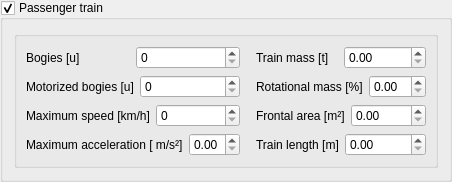
           <widget class="QGroupBox" name="groupBox_2">
            <property name="enabled">
             <bool>true</bool>
            </property>
            <property name="font">
             <font>
              <pointsize>9</pointsize>
             </font>
            </property>
            <property name="title">
             <string>Passenger train</string>
            </property>
            <property name="checkable">
             <bool>true</bool>
            </property>
            <property name="checked">
             <bool>true</bool>
            </property>
            <layout class="QHBoxLayout" name="horizontalLayout_20">
             <item>
              <widget class="QGroupBox" name="groupBox_5">
               <property name="sizePolicy">
                <sizepolicy hsizetype="Minimum" vsizetype="Preferred">
                 <horstretch>0</horstretch>
                 <verstretch>0</verstretch>
                </sizepolicy>
               </property>
               <property name="title">
                <string/>
               </property>
               <layout class="QGridLayout" name="gridLayout">
                <item row="3" column="2">
                 <layout class="QHBoxLayout" name="horizontalLayout_32">
                  <item>
                   <widget class="QLabel" name="label_25">
                    <property name="text">
                     <string>Train length [m]</string>
                    </property>
                   </widget>
                  </item>
                  <item>
                   <widget class="QDoubleSpinBox" name="TRAIN_LENGTH">
                    <property name="wrapping">
                     <bool>false</bool>
                    </property>
                    <property name="specialValueText">
                     <string/>
                    </property>
                    <property name="prefix">
                     <string/>
                    </property>
                    <property name="suffix">
                     <string/>
                    </property>
                   </widget>
                  </item>
                 </layout>
                </item>
                <item row="0" column="2">
                 <layout class="QHBoxLayout" name="horizontalLayout_11">
                  <item>
                   <widget class="QLabel" name="label_9">
                    <property name="text">
                     <string>Train mass [t]</string>
                    </property>
                   </widget>
                  </item>
                  <item>
                   <widget class="QDoubleSpinBox" name="TRAIN_MASS">
                    <property name="wrapping">
                     <bool>false</bool>
                    </property>
                    <property name="specialValueText">
                     <string/>
                    </property>
                    <property name="prefix">
                     <string/>
                    </property>
                    <property name="suffix">
                     <string/>
                    </property>
                    <property name="maximum">
                     <double>999.000000000000000</double>
                    </property>
                   </widget>
                  </item>
                 </layout>
                </item>
                <item row="2" column="0">
                 <layout class="QHBoxLayout" name="horizontalLaya_2">
                  <item>
                   <widget class="QLabel" name="label_16">
                    <property name="text">
                     <string>Maximum speed [km/h]</string>
                    </property>
                   </widget>
                  </item>
                  <item>
                   <widget class="QSpinBox" name="TRAIN_MAX_SPEED">
                    <property name="wrapping">
                     <bool>false</bool>
                    </property>
                    <property name="specialValueText">
                     <string/>
                    </property>
                    <property name="suffix">
                     <string/>
                    </property>
                    <property name="maximum">
                     <number>999</number>
                    </property>
                   </widget>
                  </item>
                 </layout>
                </item>
                <item row="2" column="2">
                 <layout class="QHBoxLayout" name="horizontalLayout_13">
                  <item>
                   <widget class="QLabel" name="label_13">
                    <property name="text">
                     <string>Frontal area [m²]</string>
                    </property>
                   </widget>
                  </item>
                  <item>
                   <widget class="QDoubleSpinBox" name="TRAIN_AREA">
                    <property name="wrapping">
                     <bool>false</bool>
                    </property>
                    <property name="specialValueText">
                     <string/>
                    </property>
                    <property name="prefix">
                     <string/>
                    </property>
                    <property name="suffix">
                     <string/>
                    </property>
                   </widget>
                  </item>
                 </layout>
                </item>
                <item row="1" column="0">
                 <layout class="QHBoxLayout" name="horizontalLayout_16">
                  <item>
                   <widget class="QLabel" name="label_17">
                    <property name="text">
                     <string>Motorized bogies [u]</string>
                    </property>
                   </widget>
                  </item>
                  <item>
                   <widget class="QSpinBox" name="MOTOR_BOGIES">
                    <property name="layoutDirection">
                     <enum>Qt::LeftToRight</enum>
                    </property>
                    <property name="wrapping">
                     <bool>false</bool>
                    </property>
                    <property name="specialValueText">
                     <string/>
                    </property>
                    <property name="suffix">
                     <string/>
                    </property>
                   </widget>
                  </item>
                 </layout>
                </item>
                <item row="1" column="2">
                 <layout class="QHBoxLayout" name="horizontalLayout_12">
                  <item>
                   <widget class="QLabel" name="label_12">
                    <property name="text">
                     <string>Rotational mass [%]</string>
                    </property>
                   </widget>
                  </item>
                  <item>
                   <widget class="QDoubleSpinBox" name="TRAIN_ROT_MASS">
                    <property name="wrapping">
                     <bool>false</bool>
                    </property>
                    <property name="specialValueText">
                     <string/>
                    </property>
                    <property name="prefix">
                     <string/>
                    </property>
                    <property name="suffix">
                     <string/>
                    </property>
                   </widget>
                  </item>
                 </layout>
                </item>
                <item row="3" column="0">
                 <layout class="QHBoxLayout" name="horizontalLayout_14">
                  <item>
                   <widget class="QLabel" name="label_14">
                    <property name="text">
                     <string>Maximum acceleration [ m/s²]</string>
                    </property>
                   </widget>
                  </item>
                  <item>
                   <widget class="QDoubleSpinBox" name="TRAIN_MAX_A">
                    <property name="wrapping">
                     <bool>false</bool>
                    </property>
                    <property name="specialValueText">
                     <string/>
                    </property>
                    <property name="suffix">
                     <string/>
                    </property>
                    <property name="maximum">
                     <double>9.990000000000000</double>
                    </property>
                    <property name="singleStep">
                     <double>0.250000000000000</double>
                    </property>
                   </widget>
                  </item>
                 </layout>
                </item>
                <item row="0" column="0">
                 <layout class="QHBoxLayout" name="horizontalLayout_17">
                  <item>
                   <widget class="QLabel" name="label_18">
                    <property name="text">
                     <string>Bogies [u]</string>
                    </property>
                   </widget>
                  </item>
                  <item>
                   <widget class="QSpinBox" name="BOGIES">
                    <property name="layoutDirection">
                     <enum>Qt::LeftToRight</enum>
                    </property>
                    <property name="wrapping">
                     <bool>false</bool>
                    </property>
                    <property name="specialValueText">
                     <string/>
                    </property>
                    <property name="suffix">
                     <string/>
                    </property>
                   </widget>
                  </item>
                 </layout>
                </item>
                <item row="0" column="1">
                 <spacer name="horizontalSpacer_3">
                  <property name="orientation">
                   <enum>Qt::Horizontal</enum>
                  </property>
                  <property name="sizeType">
                   <enum>QSizePolicy::Maximum</enum>
                  </property>
                  <property name="sizeHint" stdset="0">
                   <size>
                    <width>10</width>
                    <height>20</height>
                   </size>
                  </property>
                 </spacer>
                </item>
               </layout>
              </widget>
             </item>
            </layout>
           </widget>
